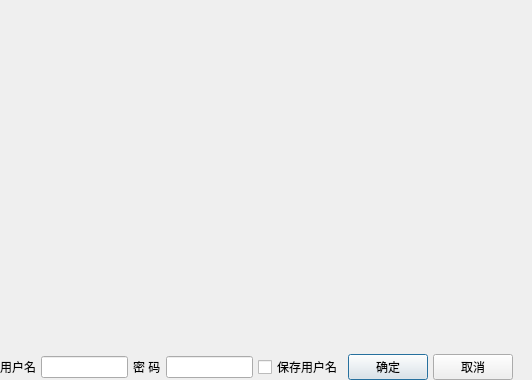
<?xml version="1.0" encoding="UTF-8"?>
<ui version="4.0">
 <class>DialogLogin</class>
 <widget class="QDialog" name="DialogLogin">
  <property name="geometry">
   <rect>
    <x>0</x>
    <y>0</y>
    <width>532</width>
    <height>380</height>
   </rect>
  </property>
  <property name="windowTitle">
   <string>Dialog</string>
  </property>
  <layout class="QVBoxLayout" name="verticalLayout">
   <property name="leftMargin">
    <number>0</number>
   </property>
   <property name="topMargin">
    <number>0</number>
   </property>
   <property name="rightMargin">
    <number>0</number>
   </property>
   <property name="bottomMargin">
    <number>0</number>
   </property>
   <item>
    <widget class="QLabel" name="label">
     <property name="text">
      <string/>
     </property>
     <property name="pixmap">
      <pixmap resource="res.qrc">:/images/images/splash.jpg</pixmap>
     </property>
    </widget>
   </item>
   <item>
    <layout class="QHBoxLayout" name="horizontalLayout">
     <property name="spacing">
      <number>5</number>
     </property>
     <item>
      <widget class="QLabel" name="label_2">
       <property name="text">
        <string>用户名</string>
       </property>
      </widget>
     </item>
     <item>
      <widget class="QLineEdit" name="editUser"/>
     </item>
     <item>
      <widget class="QLabel" name="label_3">
       <property name="text">
        <string>密 码</string>
       </property>
      </widget>
     </item>
     <item>
      <widget class="QLineEdit" name="editPSWD">
       <property name="echoMode">
        <enum>QLineEdit::Password</enum>
       </property>
      </widget>
     </item>
     <item>
      <widget class="QCheckBox" name="chkBoxSave">
       <property name="text">
        <string>保存用户名</string>
       </property>
      </widget>
     </item>
     <item>
      <spacer name="horizontalSpacer_3">
       <property name="orientation">
        <enum>Qt::Horizontal</enum>
       </property>
       <property name="sizeHint" stdset="0">
        <size>
         <width>17</width>
         <height>20</height>
        </size>
       </property>
      </spacer>
     </item>
     <item>
      <widget class="QPushButton" name="btnOK">
       <property name="text">
        <string>确定</string>
       </property>
       <property name="icon">
        <iconset resource="res.qrc">
         <normaloff>:/images/images/704.bmp</normaloff>:/images/images/704.bmp</iconset>
       </property>
      </widget>
     </item>
     <item>
      <widget class="QPushButton" name="btnCancel">
       <property name="text">
        <string>取消</string>
       </property>
       <property name="icon">
        <iconset resource="res.qrc">
         <normaloff>:/images/images/706.bmp</normaloff>:/images/images/706.bmp</iconset>
       </property>
      </widget>
     </item>
     <item>
      <spacer name="horizontalSpacer_6">
       <property name="orientation">
        <enum>Qt::Horizontal</enum>
       </property>
       <property name="sizeHint" stdset="0">
        <size>
         <width>40</width>
         <height>20</height>
        </size>
       </property>
      </spacer>
     </item>
    </layout>
   </item>
  </layout>
 </widget>
 <resources>
  <include location="res.qrc"/>
 </resources>
 <connections>
  <connection>
   <sender>btnCancel</sender>
   <signal>clicked()</signal>
   <receiver>DialogLogin</receiver>
   <slot>reject()</slot>
   <hints>
    <hint type="sourcelabel">
     <x>451</x>
     <y>367</y>
    </hint>
    <hint type="destinationlabel">
     <x>265</x>
     <y>189</y>
    </hint>
   </hints>
  </connection>
 </connections>
</ui>
